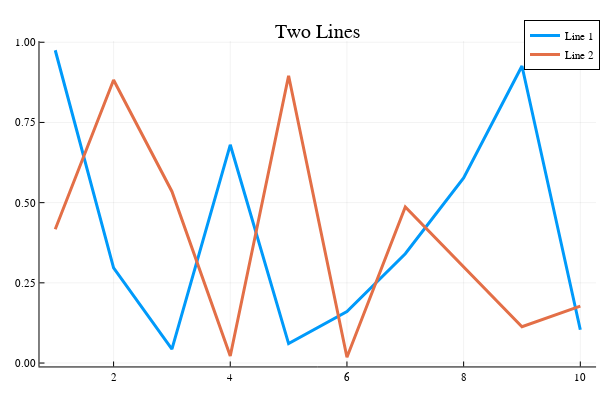

Notebook cell for this chart:
### Code cell
plot(x, y, title = "Two Lines", label = ["Line 1" "Line 2"], lw = 3)

### Figure 1 — Plotly figure (JSON) as saved in the notebook; plotly's stock layout.template omitted (floating-point values rounded to 4 significant figures)
{"data": [{"colorbar": {"title": ""}, "legendgroup": "Line 1", "line": {"color": "rgba(0, 154, 250, 1.000)", "dash": "solid", "shape": "linear", "width": 3}, "mode": "lines", "name": "Line 1", "showlegend": true, "type": "scatter", "x": [1, 2, 3, 4, 5, 6, 7, 8, 9, 10], "xaxis": "x", "y": [0.975, 0.2964, 0.04324, 0.6803, 0.06044, 0.1606, 0.3408, 0.5768, 0.9259, 0.1037], "yaxis": "y", "zmax": null, "zmin": null}, {"colorbar": {"title": ""}, "legendgroup": "Line 2", "line": {"color": "rgba(227, 111, 71, 1.000)", "dash": "solid", "shape": "linear", "width": 3}, "mode": "lines", "name": "Line 2", "showlegend": true, "type": "scatter", "x": [1, 2, 3, 4, 5, 6, 7, 8, 9, 10], "xaxis": "x", "y": [0.4171, 0.8822, 0.5348, 0.02175, 0.8954, 0.01807, 0.4868, 0.3009, 0.1133, 0.1776], "yaxis": "y", "zmax": null, "zmin": null}], "layout": {"annotations": [{"font": {"color": "rgba(0, 0, 0, 1.000)", "family": "sans-serif", "size": 20}, "rotation": 0, "showarrow": false, "text": "Two Lines", "x": 0.5296, "xanchor": "center", "xref": "paper", "y": 1, "yanchor": "top", "yref": "paper"}], "height": 400, "legend": {"bgcolor": "rgba(255, 255, 255, 1.000)", "bordercolor": "rgba(0, 0, 0, 1.000)", "borderwidth": 1, "font": {"color": "rgba(0, 0, 0, 1.000)", "family": "sans-serif", "size": 11}, "title": {"font": {"color": "rgba(0, 0, 0, 1.000)", "family": "sans-serif", "size": 15}, "text": ""}, "tracegroupgap": 0, "traceorder": "normal", "x": 1, "xanchor": "auto", "y": 1, "yanchor": "auto"}, "margin": {"b": 20, "l": 0, "r": 0, "t": 20}, "paper_bgcolor": "rgba(255, 255, 255, 1.000)", "plot_bgcolor": "rgba(255, 255, 255, 1.000)", "showlegend": true, "width": 600, "xaxis": {"anchor": "y", "domain": [0.06582, 0.9934], "gridcolor": "rgba(0, 0, 0, 0.100)", "gridwidth": 0.5, "linecolor": "rgba(0, 0, 0, 1.000)", "mirror": false, "range": [0.73, 10.27], "showgrid": true, "showline": true, "showticklabels": true, "tickangle": 0, "tickcolor": "rgb(0, 0, 0)", "tickfont": {"color": "rgba(0, 0, 0, 1.000)", "family": "sans-serif", "size": 11}, "tickmode": "array", "ticks": "inside", "ticktext": ["2", "4", "6", "8", "10"], "tickvals": [2, 4, 6, 8, 10], "title": "", "titlefont": {"color": "rgba(0, 0, 0, 1.000)", "family": "sans-serif", "size": 15}, "type": "-", "visible": true, "zeroline": false, "zerolinecolor": "rgba(0, 0, 0, 1.000)"}, "yaxis": {"anchor": "x", "domain": [0.03762, 0.9415], "gridcolor": "rgba(0, 0, 0, 0.100)", "gridwidth": 0.5, "linecolor": "rgba(0, 0, 0, 1.000)", "mirror": false, "range": [-0.01064, 1.004], "showgrid": true, "showline": true, "showticklabels": true, "tickangle": 0, "tickcolor": "rgb(0, 0, 0)", "tickfont": {"color": "rgba(0, 0, 0, 1.000)", "family": "sans-serif", "size": 11}, "tickmode": "array", "ticks": "inside", "ticktext": ["0.00", "0.25", "0.50", "0.75", "1.00"], "tickvals": [0, 0.25, 0.5, 0.75, 1], "title": "", "titlefont": {"color": "rgba(0, 0, 0, 1.000)", "family": "sans-serif", "size": 15}, "type": "-", "visible": true, "zeroline": false, "zerolinecolor": "rgba(0, 0, 0, 1.000)"}}}
